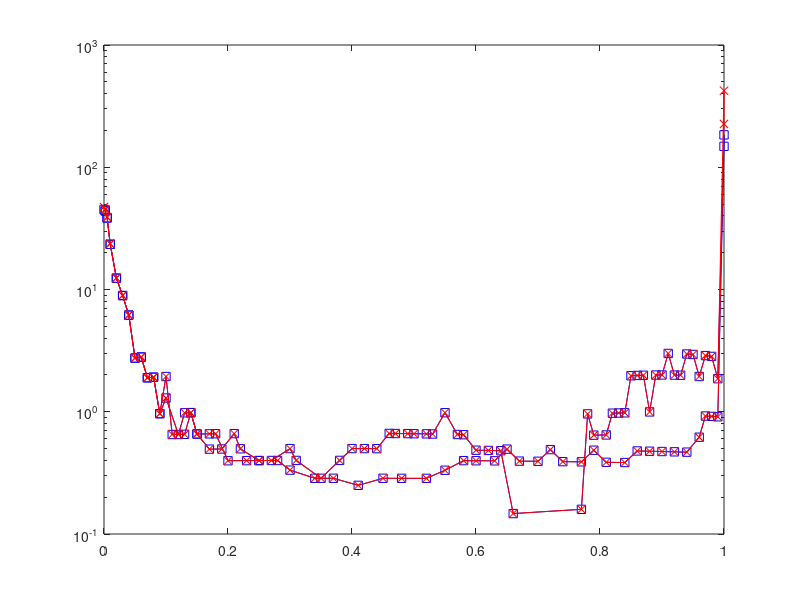

This chart was generated by the following MATLAB code:
clc;clear

% data = [1 2;3 4;5 6;7 8]
% diffdata = diff(data,1)
% middata = (data(1:end-1,:)+data(2:end,:))./2

kappaarr_circle = load('kappaarr_circle.mat');
kappaarr_bezier = load('kappaarr_bezier.mat');
x = load('x.mat');

kappaarr_circle = [kappaarr_circle.kappaarr];
kappaarr_bezier = [kappaarr_bezier.kappaarr];
x = [x.x];

semilogy(x,kappaarr_circle,'bs-');
hold on
semilogy(x,kappaarr_bezier,'rx-');
